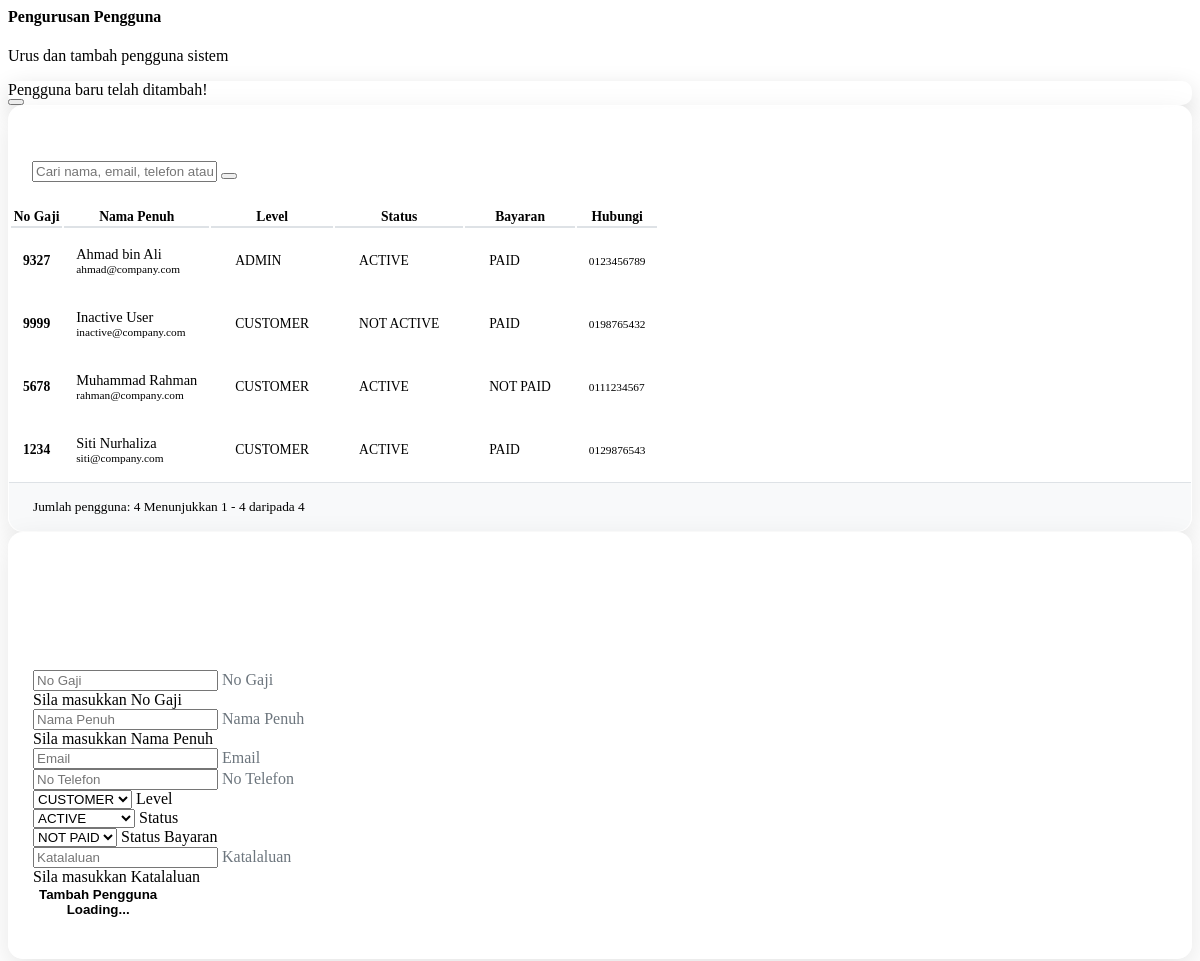
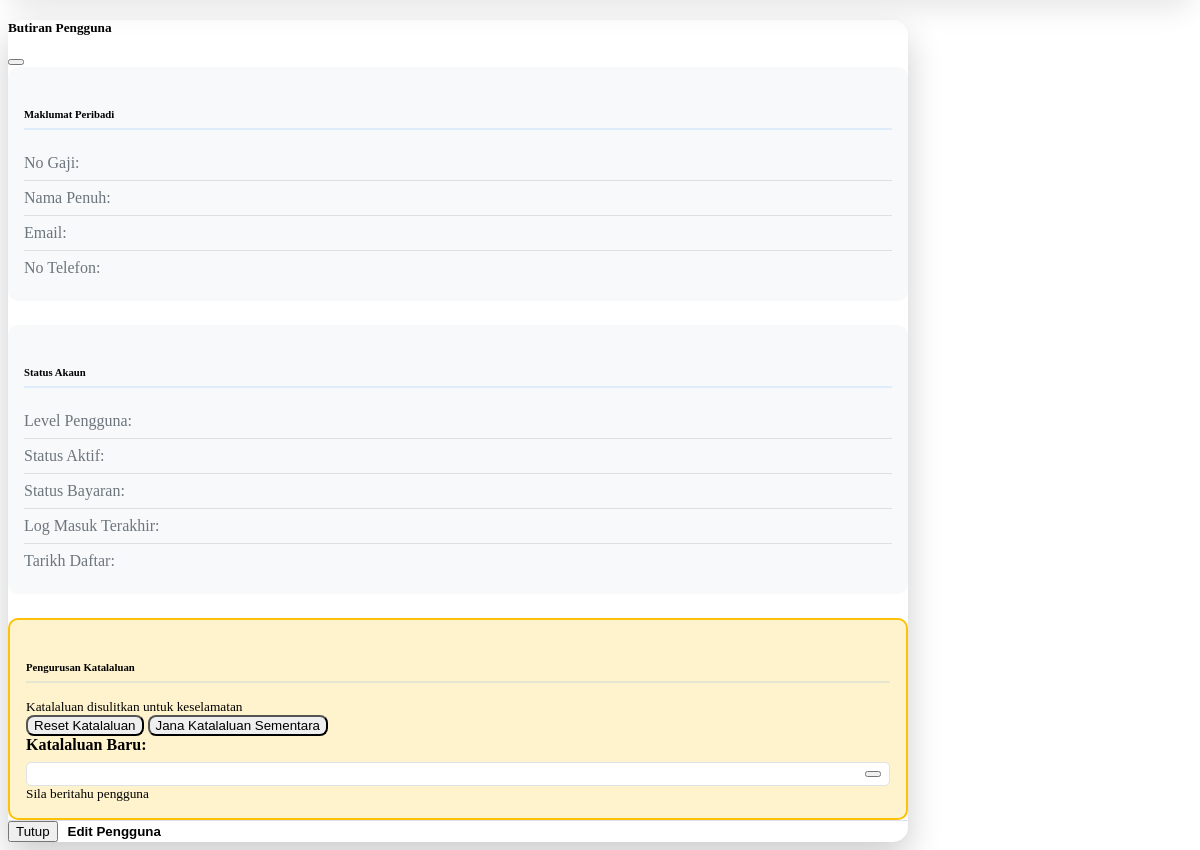
/page_users.php, run on the app's committed database (2 pictures, top to bottom).
### tables this page shows
CREATE TABLE IF NOT EXISTS TBL_USERS (
    id INT AUTO_INCREMENT PRIMARY KEY,
    no_gaji VARCHAR(50) UNIQUE NOT NULL,
    katalaluan VARCHAR(255) NOT NULL,
    fullname VARCHAR(100) NOT NULL,
    userlevel ENUM('CUSTOMER', 'ADMIN') DEFAULT 'CUSTOMER',
    last_login_datetime DATETIME NULL,
    isactive ENUM('ACTIVE', 'NOT ACTIVE') DEFAULT 'ACTIVE',
    ispaid ENUM('PAID', 'NOT PAID') DEFAULT 'NOT PAID',
    hpno VARCHAR(20),
    email VARCHAR(100),
    created_at TIMESTAMP DEFAULT CURRENT_TIMESTAMP,
    updated_at TIMESTAMP DEFAULT CURRENT_TIMESTAMP ON UPDATE CURRENT_TIMESTAMP
);

### page_users.php (the view, shortened to what this page needs)
<?php
include("db_connect.php");
$users = [];
if ($connection !== null) {
    $sql = "SELECT * FROM TBL_USERS ORDER BY fullname ASC";
    $result = mysqli_query($connection, $sql);
    if ($result && mysqli_num_rows($result) > 0) {
        while($row = mysqli_fetch_assoc($result)) {
            $users[] = $row;
        }
    }
}
?>
<div class="page-card">
    <div class="card-header">
        <h4><i class="fas fa-users-cog me-2"></i>Pengurusan Pengguna</h4>
        <p class="mb-0 text-muted">Urus dan tambah pengguna sistem</p>
    </div>
    <div class="card-body">
        <div class="toast-container position-fixed top-0 end-0 p-3" style="z-index: 1055;">
            <div id="successToast" class="toast align-items-center text-white bg-success border-0" role="alert" aria-live="assertive" aria-atomic="true">
                <div class="d-flex">
                    <div class="toast-body">
                        <span id="toastMessage">Pengguna baru telah ditambah!</span>
                    </div>
                    <button type="button" class="btn-close btn-close-white me-2 m-auto" data-bs-dismiss="toast" aria-label="Close"></button>
                </div>
            </div>
        </div>
        <div class="row">
            <div class="col-lg-7 col-md-6">
                <div class="users-table-card">
                    <div class="table-header">
                        <h5><i class="fas fa-list me-2"></i>Senarai Pengguna</h5>
                        <div class="search-container">
                            <div class="input-group">
                                <input type="text" class="form-control" id="searchUsers" placeholder="Cari nama, email, telefon atau no gaji...">
                                <button class="btn btn-outline-secondary" type="button" id="clearSearch">
                                </button>
                            </div>
                        </div>
                    </div>
                    <div class="table-responsive">
                        <table class="table table-hover" id="usersTable">
                            <thead class="table-dark">
                                <tr>
                                    <th>No Gaji</th>
                                    <th>Nama Penuh</th>
                                    <th>Level</th>
                                    <th>Status</th>
                                    <th>Bayaran</th>
                                    <th>Hubungi</th>
                                </tr>
                            </thead>
                            <tbody id="usersTableBody">
                                <?php if (!empty($users)): ?>
                                    <?php foreach ($users as $user): ?>
                                        <tr class="user-row" style="cursor: pointer;" data-user='<?php echo htmlspecialchars(json_encode($user), ENT_QUOTES, 'UTF-8'); ?>' title="Klik untuk lihat butiran pengguna">
                                            <td>
                                                <div class="user-info">
                                                    <strong><?php echo htmlspecialchars($user['no_gaji']); ?></strong>
                                                </div>
                                            </td>
                                            <td>
                                                <div class="user-details">
                                                    <div class="fw-bold"><?php echo htmlspecialchars($user['fullname']); ?></div>
                                                    <?php if (!empty($user['email'])): ?>
                                                        <small class="text-muted"><?php echo htmlspecialchars($user['email']); ?></small>
                                                    <?php endif; ?>
                                                </div>
                                            </td>
                                            <td>
                                                <span class="badge bg-<?php echo $user['userlevel'] === 'ADMIN' ? 'danger' : 'primary'; ?>">
                                                    <?php echo $user['userlevel']; ?>
                                                </span>
                                            </td>
                                            <td>
                                                <span class="badge bg-<?php echo $user['isactive'] === 'ACTIVE' ? 'success' : 'secondary'; ?>">
                                                    <?php echo $user['isactive']; ?>
                                                </span>
                                            </td>
                                            <td>
                                                <span class="badge bg-<?php echo $user['ispaid'] === 'PAID' ? 'success' : 'warning'; ?>">
                                                    <?php echo $user['ispaid']; ?>
                                                </span>
                                            </td>
                                            <td>
                                                <?php if (!empty($user['hpno'])): ?>
                                                    <small class="text-muted">
                                                        <?php echo htmlspecialchars($user['hpno']); ?>
                                                    </small>
                                                <?php else: ?>
                                                    <small class="text-muted">-</small>
                                                <?php endif; ?>
                                            </td>
                                        </tr>
                                    <?php endforeach; ?>
                                <?php endif; ?>
                            </tbody>
                        </table>
                    </div>
                    <div class="table-footer">
                        <div class="d-flex justify-content-between align-items-center">
                            <small class="text-muted">
                                Jumlah pengguna: <span id="userCount"><?php echo count($users); ?></span>
                            </small>
                            <small class="text-muted" id="pageInfo">
                                Menunjukkan <span id="showingStart">1</span> - <span id="showingEnd">10</span> daripada <span id="totalRows"><?php echo count($users); ?></span>
                            </small>
                        </div>
                    </div>
                </div>
            </div>
            <div class="col-lg-5 col-md-6">
                <div class="add-user-card">
                    <div class="card-header-custom">
                        <h5><i class="fas fa-user-plus me-2"></i>Tambah Pengguna Baru</h5>
                        <p class="mb-0 text-muted">Lengkapkan maklumat untuk menambah pengguna</p>
                    </div>
                    <form id="addUserForm" class="needs-validation" novalidate>
                        <div class="form-floating mb-3">
                            <input type="text" class="form-control" id="no_gaji" name="no_gaji" placeholder="No Gaji" required>
                            <label for="no_gaji"><i class="fas fa-id-badge me-2"></i>No Gaji</label>
                            <div class="invalid-feedback">Sila masukkan No Gaji</div>
                        </div>
                        <div class="form-floating mb-3">
                            <input type="text" class="form-control" id="fullname" name="fullname" placeholder="Nama Penuh" required>
                            <label for="fullname"><i class="fas fa-user me-2"></i>Nama Penuh</label>
                            <div class="invalid-feedback">Sila masukkan Nama Penuh</div>
                        </div>
                        <div class="form-floating mb-3">
                            <input type="email" class="form-control" id="email" name="email" placeholder="Email">
                            <label for="email"><i class="fas fa-envelope me-2"></i>Email</label>
                        </div>
                        <div class="form-floating mb-3">
                            <input type="tel" class="form-control" id="hpno" name="hpno" placeholder="No Telefon">
                            <label for="hpno"><i class="fas fa-phone me-2"></i>No Telefon</label>
                        </div>
                        <div class="row mb-3">
                            <div class="col-6">
                                <div class="form-floating">
                                    <select class="form-select" id="userlevel" name="userlevel" required>
                                        <option value="CUSTOMER">CUSTOMER</option>
                                    </select>
                                    <label for="userlevel"><i class="fas fa-shield-alt me-2"></i>Level</label>
                                </div>
                            </div>
                            <div class="col-6">
                                <div class="form-floating">
                                    <select class="form-select" id="isactive" name="isactive" required>
                                        <option value="ACTIVE">ACTIVE</option>
                                    </select>
                                    <label for="isactive"><i class="fas fa-toggle-on me-2"></i>Status</label>
                                </div>
                            </div>
                        </div>
                        <div class="form-floating mb-3">
                            <select class="form-select" id="ispaid" name="ispaid" required>
                                <option value="NOT PAID">NOT PAID</option>
                            </select>
                            <label for="ispaid"><i class="fas fa-credit-card me-2"></i>Status Bayaran</label>
                        </div>
                        <div class="form-floating mb-4">
                            <input type="password" class="form-control" id="katalaluan" name="katalaluan" placeholder="Katalaluan" required>
                            <label for="katalaluan"><i class="fas fa-lock me-2"></i>Katalaluan</label>
                            <div class="invalid-feedback">Sila masukkan Katalaluan</div>
                        </div>
                        <button type="submit" class="btn btn-primary btn-lg w-100" id="submitBtn">
                            <span id="submitText">Tambah Pengguna</span>
                            <div class="spinner-border spinner-border-sm ms-2 d-none" id="submitSpinner" role="status">
                                <span class="visually-hidden">Loading...</span>
                            </div>
                        </button>
                    </form>
                </div>
            </div>
        </div>
    </div>
</div>
<div class="modal fade" id="userDetailsModal" tabindex="-1" aria-labelledby="userDetailsModalLabel" aria-hidden="true">
    <div class="modal-dialog modal-lg">
        <div class="modal-content">
            <div class="modal-header bg-gradient text-white">
                <h5 class="modal-title" id="userDetailsModalLabel">
                    <i class="fas fa-user-circle me-2"></i>Butiran Pengguna
                </h5>
                <button type="button" class="btn-close btn-close-white" data-bs-dismiss="modal" aria-label="Close"></button>
            </div>
            <div class="modal-body">
                <div class="row">
                    <div class="col-md-8">
                        <div class="user-details-section">
                            <h6 class="section-title">
                                <i class="fas fa-info-circle me-2"></i>Maklumat Peribadi
                            </h6>
                            <div class="detail-item">
                                <label>No Gaji:</label>
                            </div>
                            <div class="detail-item">
                                <label>Nama Penuh:</label>
                            </div>
                            <div class="detail-item">
                                <label>Email:</label>
                            </div>
                            <div class="detail-item">
                                <label>No Telefon:</label>
                            </div>
                        </div>
                        <div class="user-details-section">
                            <h6 class="section-title">
                                <i class="fas fa-cogs me-2"></i>Status Akaun
                            </h6>
                            <div class="detail-item">
                                <label>Level Pengguna:</label>
                                <span id="detail-userlevel" class="badge"></span>
                            </div>
                            <div class="detail-item">
                                <label>Status Aktif:</label>
                                <span id="detail-isactive" class="badge"></span>
                            </div>
                            <div class="detail-item">
                                <label>Status Bayaran:</label>
                                <span id="detail-ispaid" class="badge"></span>
                            </div>
                            <div class="detail-item">
                                <label>Log Masuk Terakhir:</label>
                            </div>
                            <div class="detail-item">
                                <label>Tarikh Daftar:</label>
                            </div>
                        </div>
                    </div>
                    <div class="col-md-4">
                        <div class="password-section">
                            <h6 class="section-title text-warning">
                                <i class="fas fa-key me-2"></i>Pengurusan Katalaluan
                            </h6>
                            <div class="alert alert-info">
                                <small>Katalaluan disulitkan untuk keselamatan</small>
                            </div>
                            <div class="password-actions">
                                <button class="btn btn-warning btn-sm w-100 mb-2" id="resetPasswordBtn">
                                    <i class="fas fa-sync-alt me-2"></i>Reset Katalaluan
                                </button>
                                <button class="btn btn-success btn-sm w-100" id="generateTempPasswordBtn">
                                    <i class="fas fa-magic me-2"></i>Jana Katalaluan Sementara
                                </button>
                            </div>
                            <div id="tempPasswordDisplay" class="mt-3 d-none">
                                <div class="alert alert-success">
                                    <strong>Katalaluan Baru:</strong>
                                    <div class="temp-password-box">
                                        <button class="btn btn-sm btn-outline-secondary ms-2" id="copyPasswordBtn" title="Salin">
                                        </button>
                                    </div>
                                    <small class="d-block mt-2">
                                        Sila beritahu pengguna
                                    </small>
                                </div>
                            </div>
                        </div>
                    </div>
                </div>
            </div>
            <div class="modal-footer">
                <button type="button" class="btn btn-secondary" data-bs-dismiss="modal">
                    <i class="fas fa-times me-2"></i>Tutup
                </button>
                <button type="button" class="btn btn-primary" id="editUserBtn">
                    <i class="fas fa-edit me-2"></i>Edit Pengguna
                </button>
            </div>
        </div>
    </div>
</div>

### data on the page
tbl_users: no_gaji "9327", fullname "Ahmad bin Ali", email "ahmad@company.com", userlevel "ADMIN", isactive "ACTIVE", ispaid "PAID", hpno "0123456789"
tbl_users: no_gaji "9999", fullname "Inactive User", email "inactive@company.com", userlevel "CUSTOMER", isactive "NOT ACTIVE", ispaid "PAID", hpno "0198765432"
tbl_users: no_gaji "5678", fullname "Muhammad Rahman", email "rahman@company.com", userlevel "CUSTOMER", isactive "ACTIVE", ispaid "NOT PAID", hpno "0111234567"
tbl_users: no_gaji "1234", fullname "Siti Nurhaliza", email "siti@company.com", userlevel "CUSTOMER", isactive "ACTIVE", ispaid "PAID", hpno "0129876543"

### other printed values
count($users) "4"
